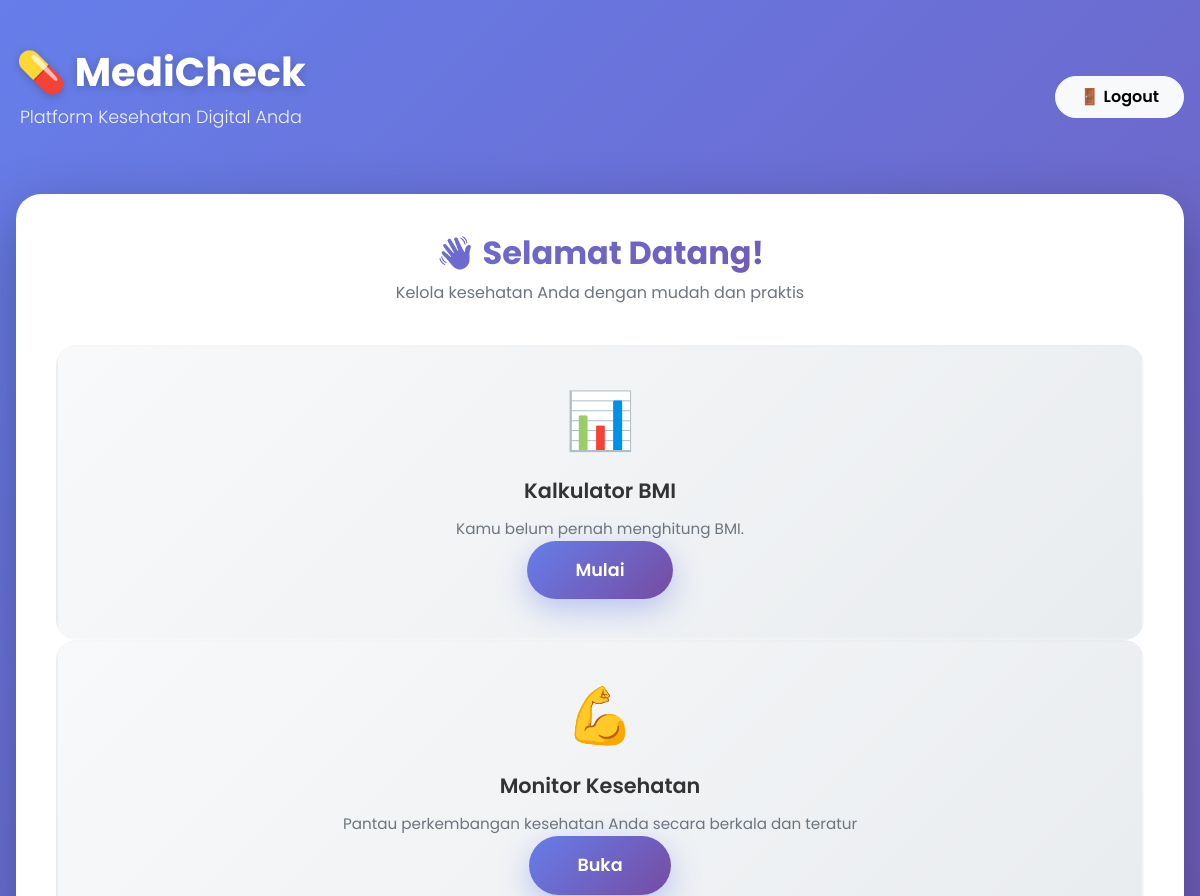
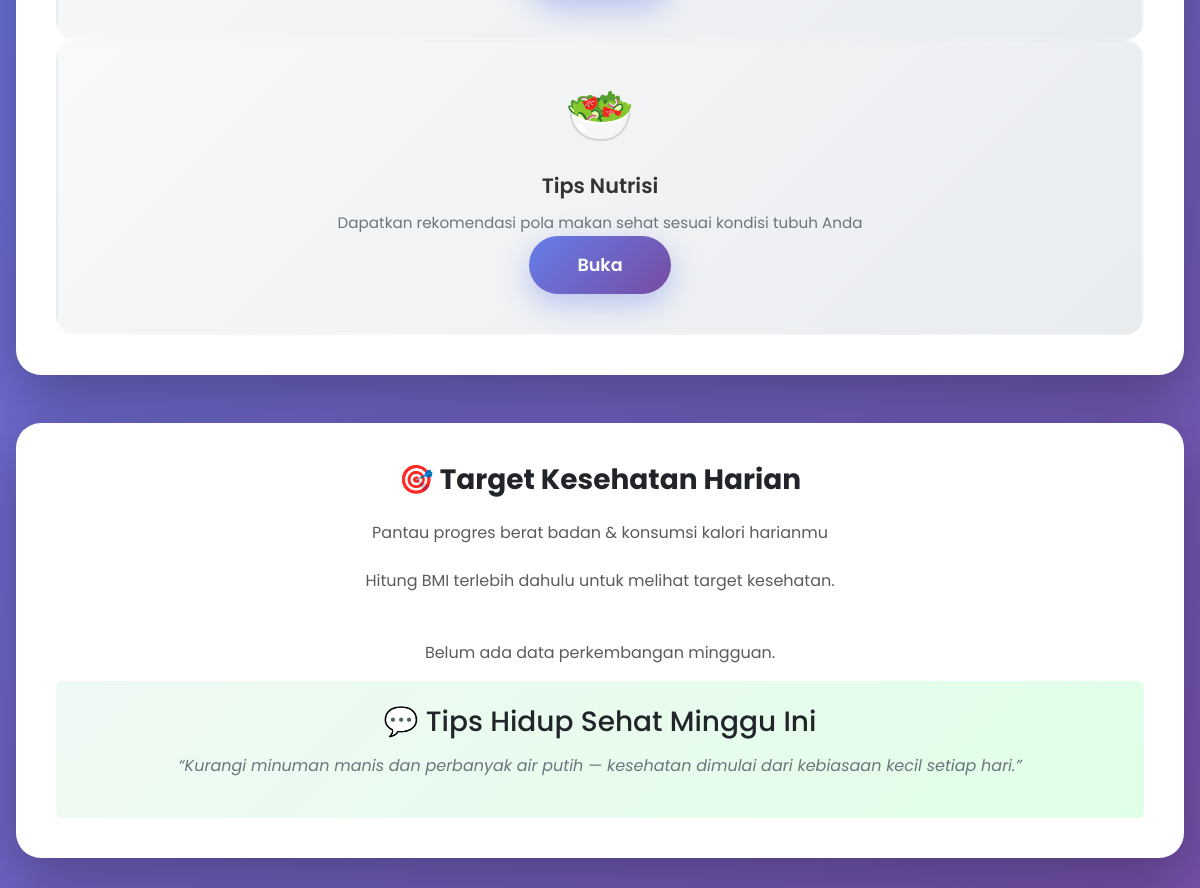
Before: /accounts/dashboard/ (signed in, upper part) with the older database file (2 pictures, top to bottom).
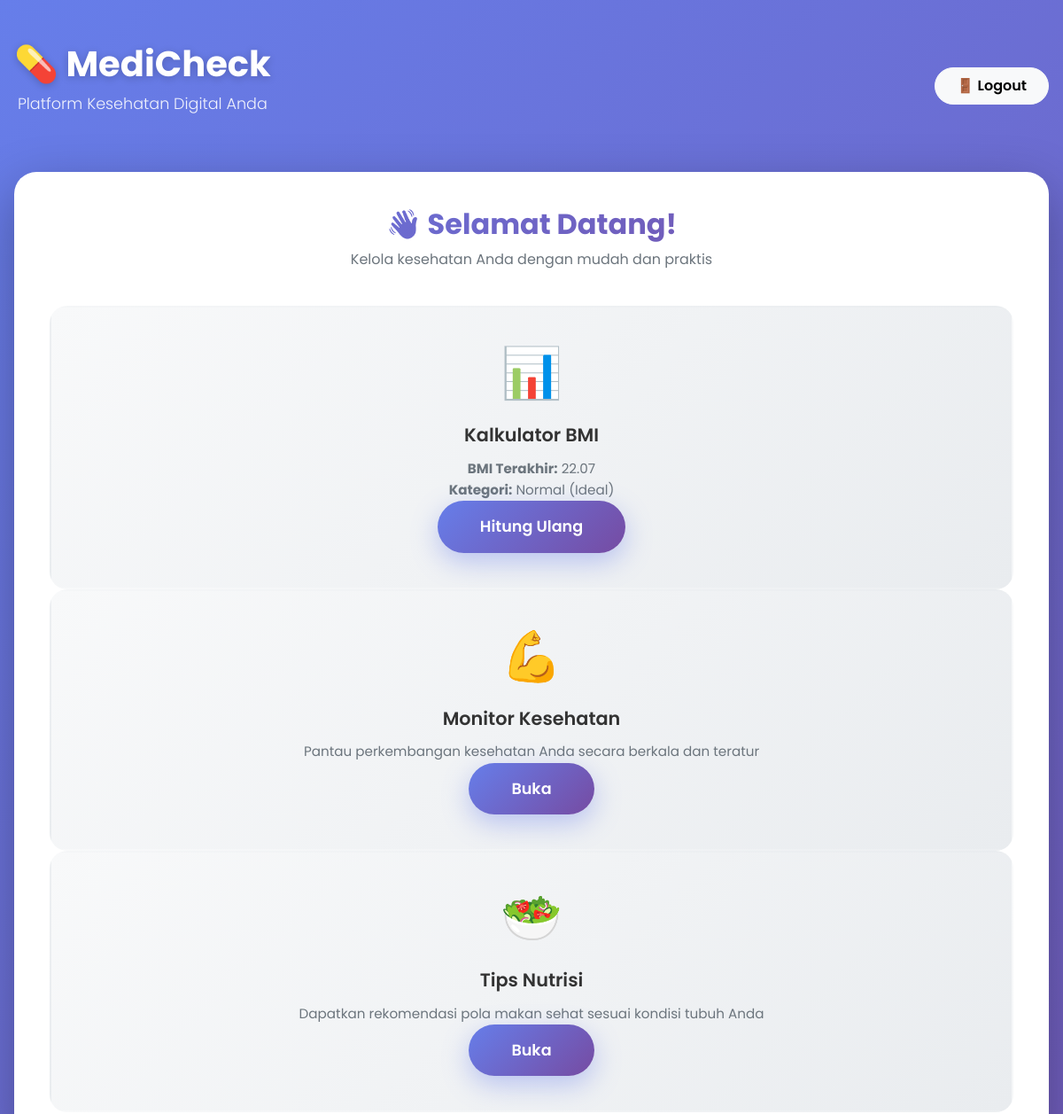
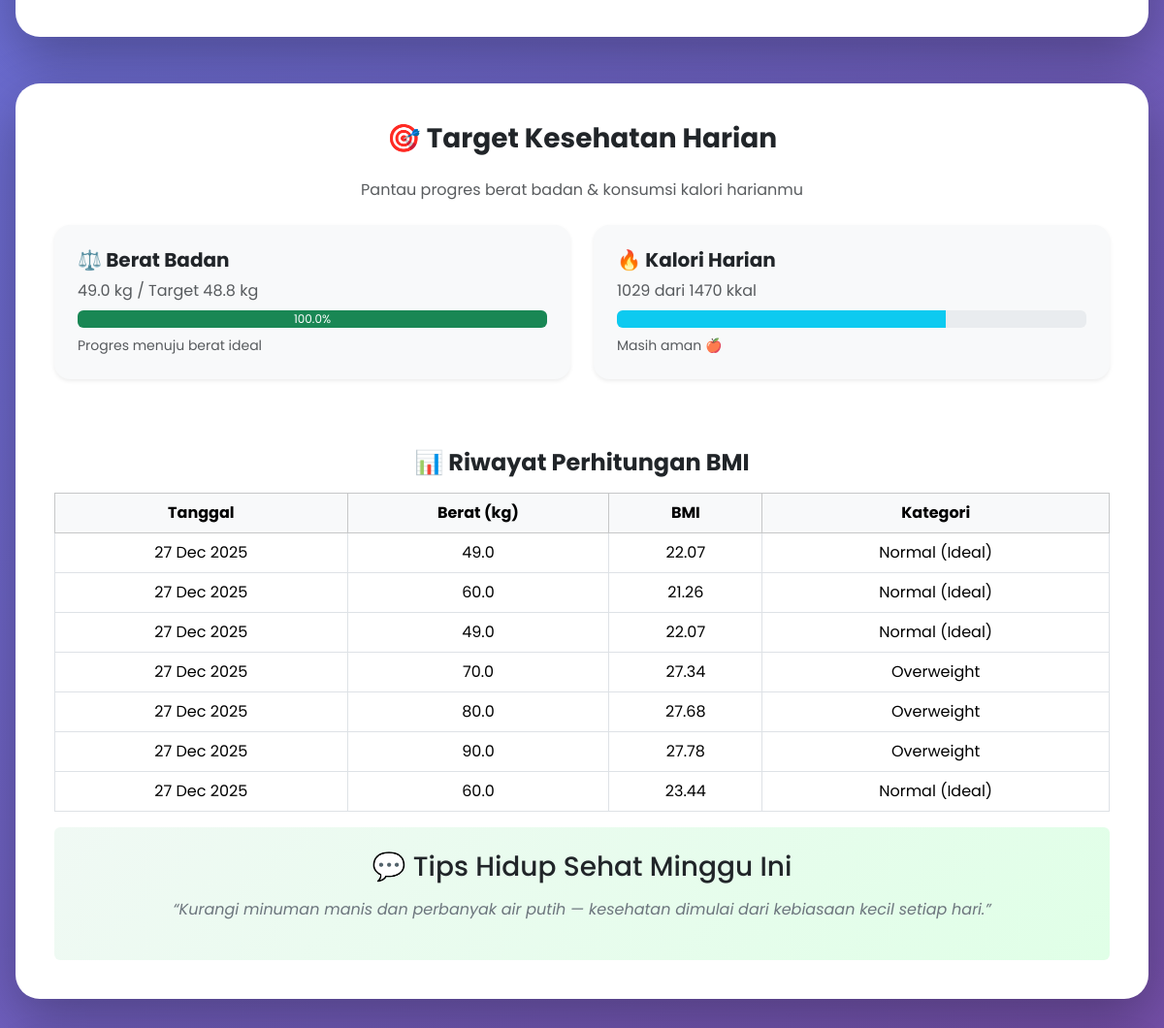
After: the same page with the newer database file (2 pictures, top to bottom).
### accounts/models.py (models this page shows, shortened)
class BMIResult(models.Model):
    user = models.ForeignKey(User, on_delete=models.CASCADE)
    berat = models.FloatField()
    tinggi = models.FloatField()
    bmi = models.FloatField()
    kategori = models.CharField(max_length=50)
    riwayat_input = models.TextField()
    penyakit_terdeteksi = models.TextField()
    rekomendasi = models.TextField()
    created_at = models.DateTimeField(auto_now_add=True)

### accounts/views.py (the view)
# urls.py: path('dashboard/', views.dashboard_view, name='dashboard'),
@login_required(login_url='accounts:login')
def dashboard_view(request):
    last_bmi = BMIResult.objects.filter(user=request.user).last()
    target = None
    weekly_logs = BMIResult.objects.filter(
        user=request.user
    ).order_by('-created_at')[:7]
    meal_plan = WeeklyMealPlan.objects.filter(user=request.user).last()
    if last_bmi:
        tinggi_m = last_bmi.tinggi / 100
        berat_ideal = round(22 * (tinggi_m ** 2), 1)
        progress_berat = round((last_bmi.berat / berat_ideal) * 100, 0)
        progress_berat = min(progress_berat, 100)
        kalori_target = round(last_bmi.berat * 30)
        kalori_harian = round(kalori_target * 0.7)
        progress_kalori = round((kalori_harian / kalori_target) * 100, 0)
        target = {
            "berat_sekarang": last_bmi.berat,
            "berat_ideal": berat_ideal,
            "progress_berat": progress_berat,
            "kalori_harian": kalori_harian,
            "kalori_target": kalori_target,
            "progress_kalori": progress_kalori,
        }
        return render(request, 'accounts/dashboard.html', {
        'last_bmi': last_bmi,
        'target': target,
        'weekly_logs': weekly_logs,
        'meal_plan': meal_plan,
    })
    seminggu_lalu = timezone.now() - timedelta(days=7)
    weekly_logs = BMIResult.objects.filter(
        user=request.user,
        created_at__gte=seminggu_lalu
    ).order_by("created_at")
    return render(request, 'accounts/dashboard.html', {
        'last_bmi': last_bmi,
        'target': target,
        'weekly_logs': weekly_logs,
    })

### accounts/templates/accounts/dashboard.html (shortened to what the changed rows need)
{% load static %}
<!DOCTYPE html>
<html lang="id">
<head>
  <link href="https://cdn.jsdelivr.net/npm/bootstrap@5.3.2/dist/css/bootstrap.min.css" rel="stylesheet">
</head>
<body>
  <div class="dashboard-wrapper">
    <div class="header-section d-flex justify-content-between align-items-center">
  <div>
    <h1>💊 MediCheck</h1>
  </div>
</div>
    <div class="main-card">
      <div class="welcome-text">
        <h2>👋 Selamat Datang!</h2>
      </div>
      <div class="feature-box">
  <span class="feature-icon">📊</span>
  <h3>Kalkulator BMI</h3>
  {% if last_bmi %}
    <p><b>BMI Terakhir:</b> {{ last_bmi.bmi }}</p>
    <p><b>Kategori:</b> {{ last_bmi.kategori }}</p>
    <a href="{% url 'accounts:bmi' %}" class="btn-main">Hitung Ulang</a>
  {% else %}
    <p>Kamu belum pernah menghitung BMI.</p>
    <a href="{% url 'accounts:bmi' %}" class="btn-main">Mulai</a>
  {% endif %}
</div>
      </div>
<div class="main-card mt-5">
<section class="health-targets mb-5">
  <h3 class="section-title text-center mb-4 fw-bold">
    🎯 Target Kesehatan Harian
  </h3>
  <p class="text-center text-muted mb-4">
    Pantau progres berat badan & konsumsi kalori harianmu
  </p>
  {% if target %}
  <div class="row justify-content-center">
    <div class="col-md-6 mb-4">
      <div class="p-4 bg-light rounded-4 shadow-sm h-100">
        <h5 class="fw-bold mb-2">⚖️ Berat Badan</h5>
        <p class="mb-2 text-muted">
          {{ target.berat_sekarang }} kg /
          Target {{ target.berat_ideal }} kg
        </p>
        <div class="progress" style="height: 18px;">
          <div
            class="progress-bar bg-success"
            data-progress="{{ target.progress_berat|default:0 }}">
            {{ target.progress_berat|default:0 }}%
          </div>
        </div>
        <small class="text-muted d-block mt-2">
          Progres menuju berat ideal
        </small>
      </div>
    </div>
    <div class="col-md-6 mb-4">
      <div class="p-4 bg-light rounded-4 shadow-sm h-100">
        <h5 class="fw-bold mb-2">🔥 Kalori Harian</h5>
        <p class="mb-2 text-muted">
          {{ target.kalori_harian }} dari {{ target.kalori_target }} kkal
        </p>
        <div class="progress" style="height: 18px;">
          <div
            class="progress-bar
            {% if target.progress_kalori < 80 %}
              bg-info
            {% elif target.progress_kalori < 100 %}
              bg-warning
            {% else %}
              bg-danger
            {% endif %}"
            data-progress="{{ target.progress_kalori|default:0 }}">
          </div>
        </div>
        <small class="text-muted d-block mt-2">
          {% if target.progress_kalori < 80 %}
            Masih aman 🍎
          {% elif target.progress_kalori < 100 %}
            Hampir mencapai batas ⚠️
          {% else %}
            Melebihi target ❗
          {% endif %}
        </small>
      </div>
    </div>
  </div>
  {% else %}
    <p class="text-center text-muted">
      Hitung BMI terlebih dahulu untuk melihat target kesehatan.
    </p>
  {% endif %}
</section>
{% if weekly_logs %}
<section class="mt-5">
  <h4 class="text-center fw-bold mb-3">📊 Riwayat Perhitungan BMI</h4>
  <div class="table-responsive">
    <table class="table table-bordered text-center align-middle">
      <thead class="table-light">
        <tr>
          <th>Tanggal</th>
          <th>Berat (kg)</th>
          <th>BMI</th>
          <th>Kategori</th>
        </tr>
      </thead>
      <tbody>
        {% for log in weekly_logs %}
        <tr>
          <td>{{ log.created_at|date:"d M Y" }}</td>
          <td>{{ log.berat }}</td>
          <td>{{ log.bmi }}</td>
          <td>{{ log.kategori }}</td>
        </tr>
        {% endfor %}
      </tbody>
    </table>
  </div>
</section>
{% else %}
<p class="text-center text-muted mt-4">
  Belum ada data perkembangan mingguan.
</p>
{% endif %}
  <section class="weekly-tip text-center p-4 rounded" style="background: linear-gradient(135deg, #f0f9f4, #e0ffe7);">
    <h3>💬 Tips Hidup Sehat Minggu Ini</h3>
    <blockquote class="fst-italic mt-3 text-secondary">
    </blockquote>
  </section>
</div>
  </div>
</body>
</html>

Changed rows visible on the page:
added BMIResult: bmi "22.07", kategori "Normal (Ideal)", berat_sekarang "49.0", created_at "27 Dec 2025", berat "49.0"
added BMIResult: created_at "27 Dec 2025", berat "60.0", bmi "21.26", kategori "Normal (Ideal)"
added BMIResult: created_at "27 Dec 2025", berat "49.0", bmi "22.07", kategori "Normal (Ideal)"
added BMIResult: created_at "27 Dec 2025", berat "70.0", bmi "27.34", kategori "Overweight"
added BMIResult: created_at "27 Dec 2025", berat "80.0", bmi "27.68", kategori "Overweight"
added BMIResult: created_at "27 Dec 2025", berat "90.0", bmi "27.78", kategori "Overweight"
added BMIResult: created_at "27 Dec 2025", berat "60.0", bmi "23.44", kategori "Normal (Ideal)"
Other visible differences:
{{ target.berat_ideal }}: (not shown) → "48.8"
{{ target.progress_berat|default:0 }}: (not shown) → "100.0"
{{ target.kalori_harian }}: (not shown) → "1029"
{{ target.kalori_target }}: (not shown) → "1470"
text no longer shown: "Kamu belum pernah menghitung BMI. Mulai Hitung BMI terlebih dahulu untuk melihat target kesehatan. Belum ada data perkembangan mingguan."
text now shown: "BMI Terakhir: Kategori: Hitung Ulang ⚖️ Berat Badan kg / Target kg % Progres menuju berat ideal 🔥 Kalori Harian dari kkal Masih aman 🍎 📊 Riwayat Perhitungan BMI Tanggal Berat (kg) BMI Kategori"
